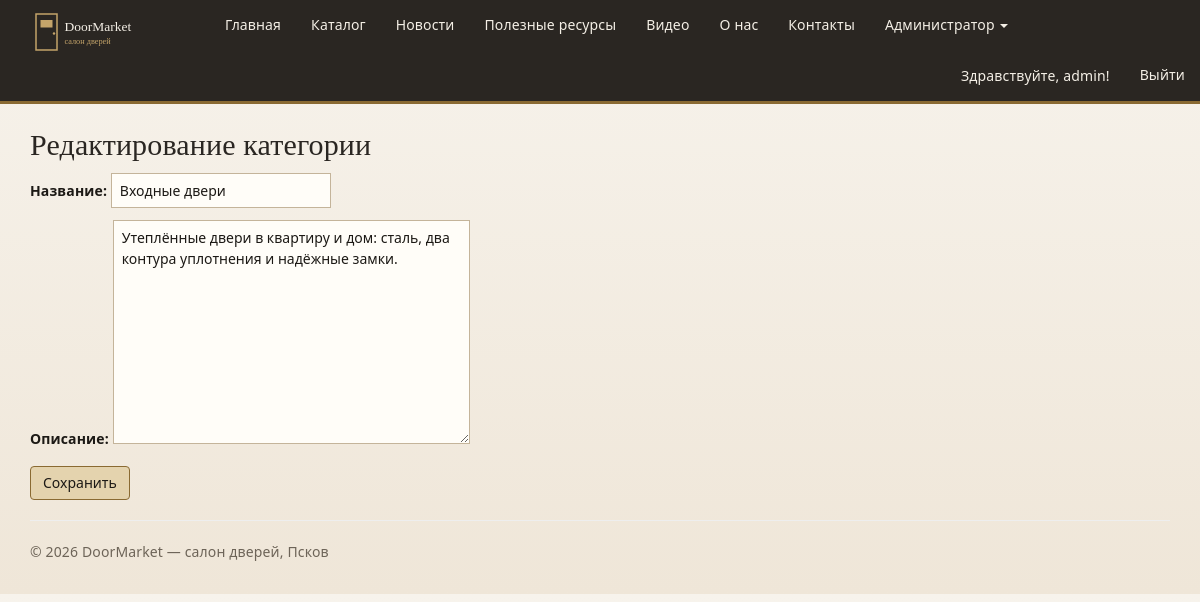
Screenshot of /catalog/category/2/edit/ (signed in) with the database file from the repository.
### app/models.py (models this page shows, shortened)
class Category(models.Model):
    name = models.CharField(max_length=100, verbose_name="Название")
    description = models.TextField(verbose_name="Описание")
    class Meta:
        db_table = "Categories"
        verbose_name = "категория"
        verbose_name_plural = "категории каталога"
        ordering = ["name"]

### app/views.py (the view)
# urls.py: path('catalog/category/<int:parametr>/edit/', views.category_edit, name='category_edit'),
def category_edit(request, parametr):
    assert isinstance(request, HttpRequest)
    denied = require_superuser(request)
    if denied:
        return denied
    category = get_object_or_404(Category, id=parametr)
    if request.method == "POST":
        form = CategoryForm(request.POST, instance=category)
        if form.is_valid():
            form.save()
            return redirect('catalog_items', parametr=category.id)
    else:
        form = CategoryForm(instance=category)
    return render(
        request,
        'app/category_form.html',
        {
            'title': 'Редактирование категории',
            'form': form,
            'year': _year(),
        }
    )

### app/forms.py
class CategoryForm(forms.ModelForm):
    class Meta:
        model = Category
        fields = ('name', 'description')
        labels = {
            'name': 'Название',
            'description': 'Описание',
        }

### app/views.py (called while the page is built)
def _year():
    return datetime.now().year

def require_superuser(request):
    if not request.user.is_authenticated:
        return redirect('login')
    if not request.user.is_superuser:
        return redirect('home')
    return None

### app/templates/app/category_form.html (shortened to what this page needs)
{% extends "app/layout.html" %}
{% block content %}
<h2>{{ title }}</h2>
<form method="POST">
    {{ form.as_p }}
    <button type="submit" class="save btn btn-default">Сохранить</button>
</form>
{% endblock %}

### app/templates/app/loginpartial.html (shortened to what this page needs)
{% if user.is_authenticated %}
<form id="logoutForm" action="{% url 'logout' %}" method="post" class="navbar-right">
    <ul class="nav navbar-nav navbar-right">
        <li><span class="navbar-text">Здравствуйте, {{ user.username }}!</span></li>
        <li><a href="javascript:document.getElementById('logoutForm').submit()">Выйти</a></li>
    </ul>
</form>
{% else %}
<ul class="nav navbar-nav navbar-right">
    <li><a href="{% url 'login' %}">Вход</a></li>
</ul>
{% endif %}

### app/static/app/content/site.css (style rules this page uses)
body { padding-top: 110px; padding-bottom: 20px; }
.navbar-inverse .navbar-nav > li > a, .navbar-inverse .navbar-text { color: #f4efe6; }
body { color: #1c1915; background-color: #f3eee6; background-image: linear-gradient(180deg, #f7f3ec 0%, #efe6d8 100%); font-family: "Segoe UI", Georgia, "Times New Roman", serif; letter-spacing: 0.01em; line-height: 1.5; text-align: left; }
h1, h2, h3 { color: #2a2622; font-family: Georgia, "Times New Roman", serif; margin-top: 18px; margin-bottom: 12px; }
p { margin: 0 0 12px; }
a { color: #8a6a32; text-decoration: none; }
.btn-default { color: #1c1915; background-color: #e4d3ae; border: 1px solid #8a6a32; margin-right: 6px; }
input[type="text"], input[type="password"], input[type="number"], textarea, select { border: 1px solid #c4b49a; padding: 6px 8px; background-color: #fffdf8; max-width: 100%; }

### rows the page displays
Category: name "Входные двери", description "Утеплённые двери в квартиру и дом: сталь, два контура уплотнения и надёжные замки."

### other values shown
{{ user.username }} "admin"
{{ title }} "Редактирование категории"
{{ year }} "2026"
